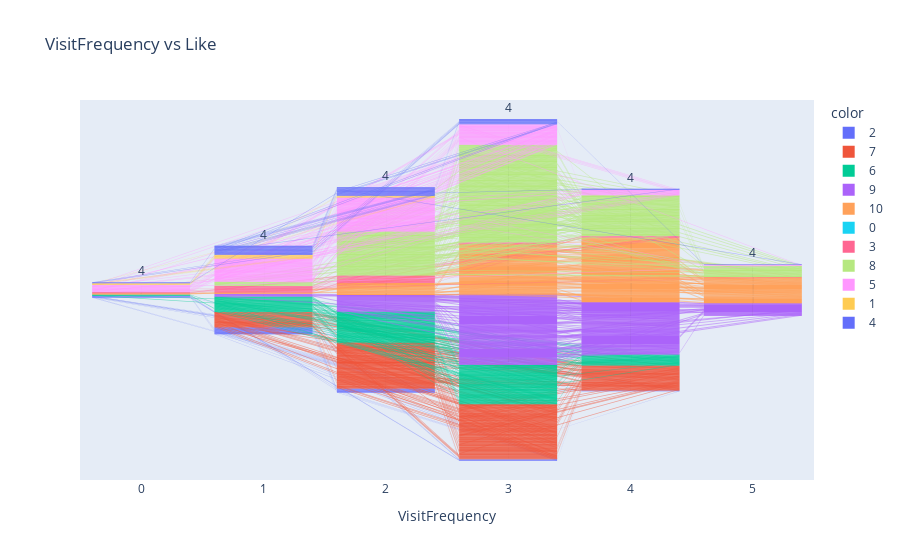

Notebook code cell kept with this figure:
### Code cell
# Visual Python: Visualization > Plotly
fig = px.funnel(x=df_new['VisitFrequency'], y=df_new['Like'], color=df_new['Like'], title='VisitFrequency vs Like', labels={ 'x': 'VisitFrequency', 'y': 'Like' })
fig.show()

### Figure 1 — Plotly figure (JSON) as saved in the notebook; plotly's stock layout.template omitted (floating-point values rounded to 4 significant figures; data arrays with more than 128 entries replaced by an {"elided": "..."} marker saying what was removed)
{"data": [{"hovertemplate": "color=2<br>VisitFrequency=%{x}<br>Like=%{y}<extra></extra>", "legendgroup": "2", "marker": {"color": "#636efa"}, "name": "2", "orientation": "v", "showlegend": true, "type": "funnel", "x": [2, 3, 1, 2, 0, 3, 1, 1, 0, 3, 4, 3, 2, 1, 1, 1, 1, 1, 1, 2, 2, 2, 2, 1, 1, 1, 2, 0, 3, 2, 2, 1, 0, 4, 0, 1, 3, 1, 2, 1, 1, 1, 0, 2, 1, 0, 1, 3, 2, 2, 2, 1, 1, 2, 1, 1, 1, 0, 1, 2, 1, 3, 1, 1, 1, 1, 1, 2, 1, 2, 4, 0, 2], "xaxis": "x", "y": [2, 2, 2, 2, 2, 2, 2, 2, 2, 2, 2, 2, 2, 2, 2, 2, 2, 2, 2, 2, 2, 2, 2, 2, 2, 2, 2, 2, 2, 2, 2, 2, 2, 2, 2, 2, 2, 2, 2, 2, 2, 2, 2, 2, 2, 2, 2, 2, 2, 2, 2, 2, 2, 2, 2, 2, 2, 2, 2, 2, 2, 2, 2, 2, 2, 2, 2, 2, 2, 2, 2, 2, 2], "yaxis": "y"}, {"hovertemplate": "color=7<br>VisitFrequency=%{x}<br>Like=%{y}<extra></extra>", "legendgroup": "7", "marker": {"color": "#EF553B"}, "name": "7", "orientation": "v", "showlegend": true, "type": "funnel", "x": {"elided": "187 int values"}, "xaxis": "x", "y": {"elided": "187 int values"}, "yaxis": "y"}, {"hovertemplate": "color=6<br>VisitFrequency=%{x}<br>Like=%{y}<extra></extra>", "legendgroup": "6", "marker": {"color": "#00cc96"}, "name": "6", "orientation": "v", "showlegend": true, "type": "funnel", "x": {"elided": "152 int values"}, "xaxis": "x", "y": {"elided": "152 int values"}, "yaxis": "y"}, {"hovertemplate": "color=9<br>VisitFrequency=%{x}<br>Like=%{y}<extra></extra>", "legendgroup": "9", "marker": {"color": "#ab63fa"}, "name": "9", "orientation": "v", "showlegend": true, "type": "funnel", "x": {"elided": "160 int values"}, "xaxis": "x", "y": {"elided": "160 int values"}, "yaxis": "y"}, {"hovertemplate": "color=10<br>VisitFrequency=%{x}<br>Like=%{y}<extra></extra>", "legendgroup": "10", "marker": {"color": "#FFA15A"}, "name": "10", "orientation": "v", "showlegend": true, "type": "funnel", "x": {"elided": "143 int values"}, "xaxis": "x", "y": {"elided": "143 int values"}, "yaxis": "y"}, {"hovertemplate": "color=0<br>VisitFrequency=%{x}<br>Like=%{y}<extra></extra>", "legendgroup": "0", "marker": {"color": "#19d3f3"}, "name": "0", "orientation": "v", "showlegend": true, "type": "funnel", "x": {"elided": "152 int values"}, "xaxis": "x", "y": {"elided": "152 int values"}, "yaxis": "y"}, {"hovertemplate": "color=3<br>VisitFrequency=%{x}<br>Like=%{y}<extra></extra>", "legendgroup": "3", "marker": {"color": "#FF6692"}, "name": "3", "orientation": "v", "showlegend": true, "type": "funnel", "x": [2, 4, 2, 2, 2, 2, 2, 2, 1, 1, 3, 3, 2, 1, 3, 2, 2, 2, 2, 0, 1, 1, 4, 2, 2, 1, 4, 1, 2, 3, 4, 1, 0, 1, 1, 1, 1, 5, 0, 2, 4, 2, 2, 3, 1, 1, 1, 2, 1, 3, 0, 2, 2, 1, 1, 2, 1, 1, 2], "xaxis": "x", "y": [3, 3, 3, 3, 3, 3, 3, 3, 3, 3, 3, 3, 3, 3, 3, 3, 3, 3, 3, 3, 3, 3, 3, 3, 3, 3, 3, 3, 3, 3, 3, 3, 3, 3, 3, 3, 3, 3, 3, 3, 3, 3, 3, 3, 3, 3, 3, 3, 3, 3, 3, 3, 3, 3, 3, 3, 3, 3, 3], "yaxis": "y"}, {"hovertemplate": "color=8<br>VisitFrequency=%{x}<br>Like=%{y}<extra></extra>", "legendgroup": "8", "marker": {"color": "#B6E880"}, "name": "8", "orientation": "v", "showlegend": true, "type": "funnel", "x": {"elided": "229 int values"}, "xaxis": "x", "y": {"elided": "229 int values"}, "yaxis": "y"}, {"hovertemplate": "color=5<br>VisitFrequency=%{x}<br>Like=%{y}<extra></extra>", "legendgroup": "5", "marker": {"color": "#FF97FF"}, "name": "5", "orientation": "v", "showlegend": true, "type": "funnel", "x": {"elided": "169 int values"}, "xaxis": "x", "y": {"elided": "169 int values"}, "yaxis": "y"}, {"hovertemplate": "color=1<br>VisitFrequency=%{x}<br>Like=%{y}<extra></extra>", "legendgroup": "1", "marker": {"color": "#FECB52"}, "name": "1", "orientation": "v", "showlegend": true, "type": "funnel", "x": [2, 0, 0, 1, 4, 1, 1, 1, 2, 2, 0, 1, 1, 1, 1, 2, 1, 0, 1, 2, 2, 0, 2, 1, 2, 0, 1, 1, 2, 1, 2, 1, 1, 0, 1, 0, 0, 1, 1, 0, 1, 1, 0, 1, 1, 2, 1, 2, 1, 0, 1, 2, 0, 1, 1, 0, 2, 2, 0, 1, 2, 0, 1, 2, 1, 1, 0, 1, 1, 1, 1], "xaxis": "x", "y": [1, 1, 1, 1, 1, 1, 1, 1, 1, 1, 1, 1, 1, 1, 1, 1, 1, 1, 1, 1, 1, 1, 1, 1, 1, 1, 1, 1, 1, 1, 1, 1, 1, 1, 1, 1, 1, 1, 1, 1, 1, 1, 1, 1, 1, 1, 1, 1, 1, 1, 1, 1, 1, 1, 1, 1, 1, 1, 1, 1, 1, 1, 1, 1, 1, 1, 1, 1, 1, 1, 1], "yaxis": "y"}, {"hovertemplate": "color=4<br>VisitFrequency=%{x}<br>Like=%{y}<extra></extra>", "legendgroup": "4", "marker": {"color": "#636efa"}, "name": "4", "orientation": "v", "showlegend": true, "type": "funnel", "x": [2, 2, 1, 1, 1, 3, 2, 1, 1, 2, 1, 3, 2, 2, 1, 3, 3, 1, 0, 2, 4, 4, 1, 1, 2, 2, 1, 1, 3, 2, 2, 2, 3, 1, 2, 1, 0, 1, 2, 1, 2, 1, 1, 3, 5, 2, 1, 1, 2, 1, 2, 2, 2, 3, 3, 3, 3, 3], "xaxis": "x", "y": [4, 4, 4, 4, 4, 4, 4, 4, 4, 4, 4, 4, 4, 4, 4, 4, 4, 4, 4, 4, 4, 4, 4, 4, 4, 4, 4, 4, 4, 4, 4, 4, 4, 4, 4, 4, 4, 4, 4, 4, 4, 4, 4, 4, 4, 4, 4, 4, 4, 4, 4, 4, 4, 4, 4, 4, 4, 4], "yaxis": "y"}], "layout": {"legend": {"title": {"text": "color"}, "tracegroupgap": 0}, "title": {"text": "VisitFrequency vs Like"}, "xaxis": {"anchor": "y", "domain": [0, 1], "title": {"text": "VisitFrequency"}}, "yaxis": {"anchor": "x", "domain": [0, 1], "title": {"text": "Like"}}}}
